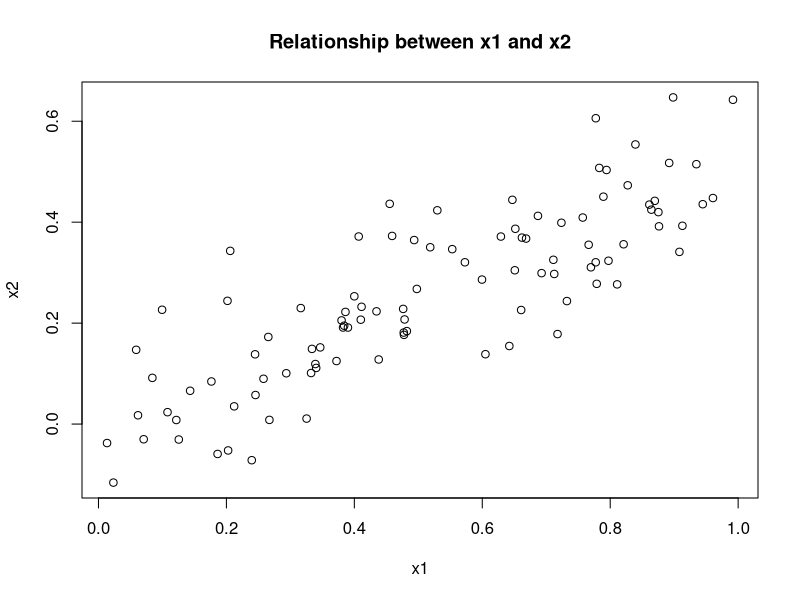

Here is the R script that generated this plot:
## ---- chunk 1
set.seed(1)
x1 <- runif(100)
x2 <- 0.5 * x1 + rnorm(100) / 10
y <- 2 + 2 * x1 + 0.3 * x2 + rnorm(100)
## ---- chunk 2
cor(x1, x2)
plot(x1, x2, main="Relationship between x1 and x2")
## ---- chunk 3
model <- lm(y ~ x1 + x2)
summary(model)
## ---- chunk 4
x1_model = lm(y ~ x1)
summary(x1_model)
## ---- chunk 5
x2_model = lm(y ~ x2)
summary(x2_model)
